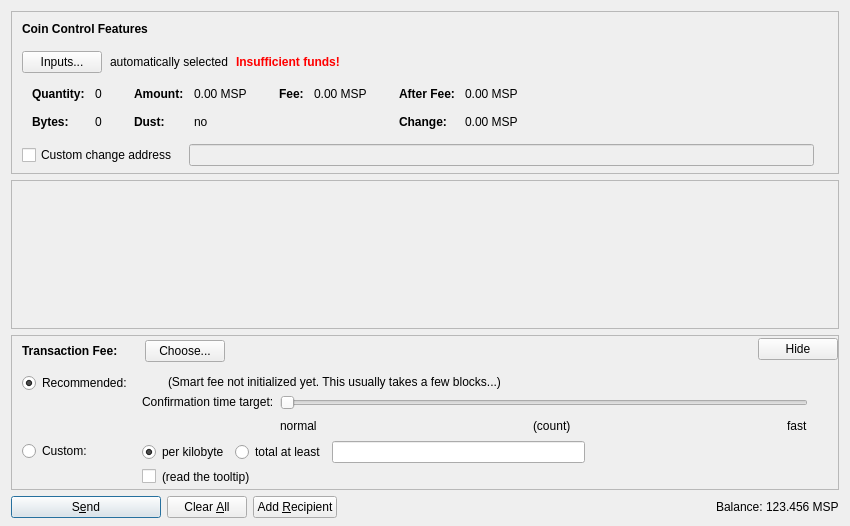
<?xml version="1.0" encoding="UTF-8"?>
<ui version="4.0">
 <class>SendCoinsDialog</class>
 <widget class="QDialog" name="SendCoinsDialog">
  <property name="geometry">
   <rect>
    <x>0</x>
    <y>0</y>
    <width>850</width>
    <height>526</height>
   </rect>
  </property>
  <property name="windowTitle">
   <string>Send Coins</string>
  </property>
  <layout class="QVBoxLayout" name="verticalLayout" stretch="0,1,0,0">
   <property name="bottomMargin">
    <number>8</number>
   </property>
   <item>
    <widget class="QFrame" name="frameCoinControl">
     <property name="sizePolicy">
      <sizepolicy hsizetype="Expanding" vsizetype="Expanding">
       <horstretch>0</horstretch>
       <verstretch>0</verstretch>
      </sizepolicy>
     </property>
     <property name="maximumSize">
      <size>
       <width>16777215</width>
       <height>16777215</height>
      </size>
     </property>
     <property name="frameShape">
      <enum>QFrame::StyledPanel</enum>
     </property>
     <property name="frameShadow">
      <enum>QFrame::Sunken</enum>
     </property>
     <layout class="QVBoxLayout" name="verticalLayoutCoinControl2">
      <property name="spacing">
       <number>0</number>
      </property>
      <property name="leftMargin">
       <number>0</number>
      </property>
      <property name="topMargin">
       <number>0</number>
      </property>
      <property name="rightMargin">
       <number>0</number>
      </property>
      <property name="bottomMargin">
       <number>6</number>
      </property>
      <item>
       <layout class="QVBoxLayout" name="verticalLayoutCoinControl" stretch="0,0,0,0,1">
        <property name="spacing">
         <number>0</number>
        </property>
        <property name="leftMargin">
         <number>10</number>
        </property>
        <property name="topMargin">
         <number>10</number>
        </property>
        <item>
         <layout class="QHBoxLayout" name="horizontalLayoutCoinControl1">
          <property name="bottomMargin">
           <number>15</number>
          </property>
          <item>
           <widget class="QLabel" name="labelCoinControlFeatures">
            <property name="sizePolicy">
             <sizepolicy hsizetype="Preferred" vsizetype="Maximum">
              <horstretch>0</horstretch>
              <verstretch>0</verstretch>
             </sizepolicy>
            </property>
            <property name="font">
             <font>
              <weight>75</weight>
              <bold>true</bold>
             </font>
            </property>
            <property name="styleSheet">
             <string notr="true">font-weight:bold;</string>
            </property>
            <property name="text">
             <string>Coin Control Features</string>
            </property>
           </widget>
          </item>
         </layout>
        </item>
        <item>
         <layout class="QHBoxLayout" name="horizontalLayoutCoinControl2" stretch="0,0,0,0">
          <property name="spacing">
           <number>8</number>
          </property>
          <property name="bottomMargin">
           <number>10</number>
          </property>
          <item>
           <widget class="QPushButton" name="pushButtonCoinControl">
            <property name="styleSheet">
             <string notr="true"/>
            </property>
            <property name="text">
             <string>Inputs...</string>
            </property>
            <property name="autoDefault">
             <bool>false</bool>
            </property>
           </widget>
          </item>
          <item>
           <widget class="QLabel" name="labelCoinControlAutomaticallySelected">
            <property name="text">
             <string>automatically selected</string>
            </property>
            <property name="margin">
             <number>5</number>
            </property>
           </widget>
          </item>
          <item>
           <widget class="QLabel" name="labelCoinControlInsuffFunds">
            <property name="font">
             <font>
              <weight>75</weight>
              <bold>true</bold>
             </font>
            </property>
            <property name="styleSheet">
             <string notr="true">color:red;font-weight:bold;</string>
            </property>
            <property name="text">
             <string>Insufficient funds!</string>
            </property>
            <property name="margin">
             <number>5</number>
            </property>
           </widget>
          </item>
          <item>
           <spacer name="horizontalSpacerCoinControl">
            <property name="orientation">
             <enum>Qt::Horizontal</enum>
            </property>
            <property name="sizeHint" stdset="0">
             <size>
              <width>40</width>
              <height>1</height>
             </size>
            </property>
           </spacer>
          </item>
         </layout>
        </item>
        <item>
         <widget class="QWidget" name="widgetCoinControl" native="true">
          <property name="sizePolicy">
           <sizepolicy hsizetype="Preferred" vsizetype="Preferred">
            <horstretch>0</horstretch>
            <verstretch>0</verstretch>
           </sizepolicy>
          </property>
          <property name="minimumSize">
           <size>
            <width>0</width>
            <height>0</height>
           </size>
          </property>
          <property name="styleSheet">
           <string notr="true"/>
          </property>
          <layout class="QHBoxLayout" name="horizontalLayoutCoinControl5">
           <property name="leftMargin">
            <number>0</number>
           </property>
           <property name="topMargin">
            <number>0</number>
           </property>
           <property name="rightMargin">
            <number>0</number>
           </property>
           <property name="bottomMargin">
            <number>0</number>
           </property>
           <item>
            <layout class="QHBoxLayout" name="horizontalLayoutCoinControl3" stretch="0,0,0,1">
             <property name="spacing">
              <number>20</number>
             </property>
             <property name="topMargin">
              <number>0</number>
             </property>
             <property name="bottomMargin">
              <number>10</number>
             </property>
             <item>
              <layout class="QFormLayout" name="formLayoutCoinControl1">
               <property name="horizontalSpacing">
                <number>10</number>
               </property>
               <property name="verticalSpacing">
                <number>14</number>
               </property>
               <property name="leftMargin">
                <number>10</number>
               </property>
               <property name="topMargin">
                <number>4</number>
               </property>
               <property name="rightMargin">
                <number>6</number>
               </property>
               <item row="0" column="0">
                <widget class="QLabel" name="labelCoinControlQuantityText">
                 <property name="font">
                  <font>
                   <weight>75</weight>
                   <bold>true</bold>
                  </font>
                 </property>
                 <property name="text">
                  <string>Quantity:</string>
                 </property>
                 <property name="margin">
                  <number>0</number>
                 </property>
                </widget>
               </item>
               <item row="0" column="1">
                <widget class="QLabel" name="labelCoinControlQuantity">
                 <property name="cursor">
                  <cursorShape>IBeamCursor</cursorShape>
                 </property>
                 <property name="contextMenuPolicy">
                  <enum>Qt::ActionsContextMenu</enum>
                 </property>
                 <property name="text">
                  <string notr="true">0</string>
                 </property>
                 <property name="margin">
                  <number>0</number>
                 </property>
                 <property name="textInteractionFlags">
                  <set>Qt::LinksAccessibleByMouse|Qt::TextSelectableByKeyboard|Qt::TextSelectableByMouse</set>
                 </property>
                </widget>
               </item>
               <item row="1" column="0">
                <widget class="QLabel" name="labelCoinControlBytesText">
                 <property name="font">
                  <font>
                   <weight>75</weight>
                   <bold>true</bold>
                  </font>
                 </property>
                 <property name="text">
                  <string>Bytes:</string>
                 </property>
                </widget>
               </item>
               <item row="1" column="1">
                <widget class="QLabel" name="labelCoinControlBytes">
                 <property name="cursor">
                  <cursorShape>IBeamCursor</cursorShape>
                 </property>
                 <property name="contextMenuPolicy">
                  <enum>Qt::ActionsContextMenu</enum>
                 </property>
                 <property name="text">
                  <string notr="true">0</string>
                 </property>
                 <property name="textInteractionFlags">
                  <set>Qt::LinksAccessibleByMouse|Qt::TextSelectableByKeyboard|Qt::TextSelectableByMouse</set>
                 </property>
                </widget>
               </item>
              </layout>
             </item>
             <item>
              <layout class="QFormLayout" name="formLayoutCoinControl2">
               <property name="horizontalSpacing">
                <number>10</number>
               </property>
               <property name="verticalSpacing">
                <number>14</number>
               </property>
               <property name="leftMargin">
                <number>6</number>
               </property>
               <property name="topMargin">
                <number>4</number>
               </property>
               <property name="rightMargin">
                <number>6</number>
               </property>
               <item row="0" column="0">
                <widget class="QLabel" name="labelCoinControlAmountText">
                 <property name="font">
                  <font>
                   <weight>75</weight>
                   <bold>true</bold>
                  </font>
                 </property>
                 <property name="text">
                  <string>Amount:</string>
                 </property>
                 <property name="margin">
                  <number>0</number>
                 </property>
                </widget>
               </item>
               <item row="0" column="1">
                <widget class="QLabel" name="labelCoinControlAmount">
                 <property name="cursor">
                  <cursorShape>IBeamCursor</cursorShape>
                 </property>
                 <property name="contextMenuPolicy">
                  <enum>Qt::ActionsContextMenu</enum>
                 </property>
                 <property name="text">
                  <string notr="true">0.00 MSP</string>
                 </property>
                 <property name="textInteractionFlags">
                  <set>Qt::LinksAccessibleByMouse|Qt::TextSelectableByKeyboard|Qt::TextSelectableByMouse</set>
                 </property>
                </widget>
               </item>
               <item row="1" column="0">
                <widget class="QLabel" name="labelCoinControlLowOutputText">
                 <property name="font">
                  <font>
                   <weight>75</weight>
                   <bold>true</bold>
                  </font>
                 </property>
                 <property name="text">
                  <string>Dust:</string>
                 </property>
                </widget>
               </item>
               <item row="1" column="1">
                <widget class="QLabel" name="labelCoinControlLowOutput">
                 <property name="cursor">
                  <cursorShape>IBeamCursor</cursorShape>
                 </property>
                 <property name="contextMenuPolicy">
                  <enum>Qt::ActionsContextMenu</enum>
                 </property>
                 <property name="text">
                  <string notr="true">no</string>
                 </property>
                 <property name="textInteractionFlags">
                  <set>Qt::LinksAccessibleByMouse|Qt::TextSelectableByKeyboard|Qt::TextSelectableByMouse</set>
                 </property>
                </widget>
               </item>
              </layout>
             </item>
             <item>
              <layout class="QFormLayout" name="formLayoutCoinControl3">
               <property name="horizontalSpacing">
                <number>10</number>
               </property>
               <property name="verticalSpacing">
                <number>14</number>
               </property>
               <property name="leftMargin">
                <number>6</number>
               </property>
               <property name="topMargin">
                <number>4</number>
               </property>
               <property name="rightMargin">
                <number>6</number>
               </property>
               <item row="0" column="0">
                <widget class="QLabel" name="labelCoinControlFeeText">
                 <property name="font">
                  <font>
                   <weight>75</weight>
                   <bold>true</bold>
                  </font>
                 </property>
                 <property name="text">
                  <string>Fee:</string>
                 </property>
                 <property name="margin">
                  <number>0</number>
                 </property>
                </widget>
               </item>
               <item row="0" column="1">
                <widget class="QLabel" name="labelCoinControlFee">
                 <property name="cursor">
                  <cursorShape>IBeamCursor</cursorShape>
                 </property>
                 <property name="contextMenuPolicy">
                  <enum>Qt::ActionsContextMenu</enum>
                 </property>
                 <property name="text">
                  <string notr="true">0.00 MSP</string>
                 </property>
                 <property name="textInteractionFlags">
                  <set>Qt::LinksAccessibleByMouse|Qt::TextSelectableByKeyboard|Qt::TextSelectableByMouse</set>
                 </property>
                </widget>
               </item>
              </layout>
             </item>
             <item>
              <layout class="QFormLayout" name="formLayoutCoinControl4">
               <property name="horizontalSpacing">
                <number>10</number>
               </property>
               <property name="verticalSpacing">
                <number>14</number>
               </property>
               <property name="leftMargin">
                <number>6</number>
               </property>
               <property name="topMargin">
                <number>4</number>
               </property>
               <property name="rightMargin">
                <number>6</number>
               </property>
               <item row="0" column="0">
                <widget class="QLabel" name="labelCoinControlAfterFeeText">
                 <property name="font">
                  <font>
                   <weight>75</weight>
                   <bold>true</bold>
                  </font>
                 </property>
                 <property name="text">
                  <string>After Fee:</string>
                 </property>
                 <property name="margin">
                  <number>0</number>
                 </property>
                </widget>
               </item>
               <item row="0" column="1">
                <widget class="QLabel" name="labelCoinControlAfterFee">
                 <property name="cursor">
                  <cursorShape>IBeamCursor</cursorShape>
                 </property>
                 <property name="contextMenuPolicy">
                  <enum>Qt::ActionsContextMenu</enum>
                 </property>
                 <property name="text">
                  <string notr="true">0.00 MSP</string>
                 </property>
                 <property name="textInteractionFlags">
                  <set>Qt::LinksAccessibleByMouse|Qt::TextSelectableByKeyboard|Qt::TextSelectableByMouse</set>
                 </property>
                </widget>
               </item>
               <item row="1" column="0">
                <widget class="QLabel" name="labelCoinControlChangeText">
                 <property name="font">
                  <font>
                   <weight>75</weight>
                   <bold>true</bold>
                  </font>
                 </property>
                 <property name="text">
                  <string>Change:</string>
                 </property>
                </widget>
               </item>
               <item row="1" column="1">
                <widget class="QLabel" name="labelCoinControlChange">
                 <property name="cursor">
                  <cursorShape>IBeamCursor</cursorShape>
                 </property>
                 <property name="contextMenuPolicy">
                  <enum>Qt::ActionsContextMenu</enum>
                 </property>
                 <property name="text">
                  <string notr="true">0.00 MSP</string>
                 </property>
                 <property name="textInteractionFlags">
                  <set>Qt::LinksAccessibleByMouse|Qt::TextSelectableByKeyboard|Qt::TextSelectableByMouse</set>
                 </property>
                </widget>
               </item>
              </layout>
             </item>
            </layout>
           </item>
          </layout>
         </widget>
        </item>
        <item>
         <layout class="QHBoxLayout" name="horizontalLayoutCoinControl4" stretch="0,0,0">
          <property name="spacing">
           <number>12</number>
          </property>
          <property name="sizeConstraint">
           <enum>QLayout::SetDefaultConstraint</enum>
          </property>
          <property name="topMargin">
           <number>5</number>
          </property>
          <property name="rightMargin">
           <number>5</number>
          </property>
          <item>
           <widget class="QCheckBox" name="checkBoxCoinControlChange">
            <property name="toolTip">
             <string>If this is activated, but the change address is empty or invalid, change will be sent to a newly generated address.</string>
            </property>
            <property name="text">
             <string>Custom change address</string>
            </property>
           </widget>
          </item>
          <item>
           <widget class="QValidatedLineEdit" name="lineEditCoinControlChange">
            <property name="enabled">
             <bool>false</bool>
            </property>
            <property name="sizePolicy">
             <sizepolicy hsizetype="Expanding" vsizetype="Fixed">
              <horstretch>0</horstretch>
              <verstretch>0</verstretch>
             </sizepolicy>
            </property>
           </widget>
          </item>
          <item>
           <widget class="QLabel" name="labelCoinControlChangeLabel">
            <property name="sizePolicy">
             <sizepolicy hsizetype="Preferred" vsizetype="Expanding">
              <horstretch>0</horstretch>
              <verstretch>0</verstretch>
             </sizepolicy>
            </property>
            <property name="minimumSize">
             <size>
              <width>0</width>
              <height>0</height>
             </size>
            </property>
            <property name="text">
             <string/>
            </property>
            <property name="margin">
             <number>3</number>
            </property>
           </widget>
          </item>
         </layout>
        </item>
        <item>
         <spacer name="verticalSpacerCoinControl">
          <property name="orientation">
           <enum>Qt::Vertical</enum>
          </property>
          <property name="sizeHint" stdset="0">
           <size>
            <width>800</width>
            <height>1</height>
           </size>
          </property>
         </spacer>
        </item>
       </layout>
      </item>
     </layout>
    </widget>
   </item>
   <item>
    <widget class="QScrollArea" name="scrollArea">
     <property name="widgetResizable">
      <bool>true</bool>
     </property>
     <widget class="QWidget" name="scrollAreaWidgetContents">
      <property name="geometry">
       <rect>
        <x>0</x>
        <y>0</y>
        <width>830</width>
        <height>104</height>
       </rect>
      </property>
      <layout class="QVBoxLayout" name="verticalLayout_2" stretch="0,1">
       <property name="leftMargin">
        <number>0</number>
       </property>
       <property name="topMargin">
        <number>0</number>
       </property>
       <property name="rightMargin">
        <number>0</number>
       </property>
       <property name="bottomMargin">
        <number>0</number>
       </property>
       <item>
        <layout class="QVBoxLayout" name="entries">
         <property name="spacing">
          <number>6</number>
         </property>
        </layout>
       </item>
       <item>
        <spacer name="verticalSpacer">
         <property name="orientation">
          <enum>Qt::Vertical</enum>
         </property>
         <property name="sizeHint" stdset="0">
          <size>
           <width>20</width>
           <height>40</height>
          </size>
         </property>
        </spacer>
       </item>
      </layout>
     </widget>
    </widget>
   </item>
   <item>
    <widget class="QFrame" name="frameFee">
     <property name="sizePolicy">
      <sizepolicy hsizetype="Expanding" vsizetype="Expanding">
       <horstretch>0</horstretch>
       <verstretch>0</verstretch>
      </sizepolicy>
     </property>
     <property name="maximumSize">
      <size>
       <width>16777215</width>
       <height>16777215</height>
      </size>
     </property>
     <property name="frameShape">
      <enum>QFrame::StyledPanel</enum>
     </property>
     <property name="frameShadow">
      <enum>QFrame::Sunken</enum>
     </property>
     <layout class="QVBoxLayout" name="verticalLayoutFee1">
      <property name="spacing">
       <number>0</number>
      </property>
      <property name="leftMargin">
       <number>0</number>
      </property>
      <property name="topMargin">
       <number>0</number>
      </property>
      <property name="rightMargin">
       <number>0</number>
      </property>
      <property name="bottomMargin">
       <number>0</number>
      </property>
      <item>
       <layout class="QVBoxLayout" name="verticalLayoutFee2" stretch="0,0,0">
        <property name="spacing">
         <number>0</number>
        </property>
        <property name="leftMargin">
         <number>10</number>
        </property>
        <property name="topMargin">
         <number>0</number>
        </property>
        <item>
         <layout class="QHBoxLayout" name="horizontalLayoutFee1">
          <property name="bottomMargin">
           <number>0</number>
          </property>
          <item>
           <layout class="QVBoxLayout" name="verticalLayoutFee7">
            <property name="spacing">
             <number>0</number>
            </property>
            <item>
             <spacer name="verticalSpacerSmartFee">
              <property name="orientation">
               <enum>Qt::Vertical</enum>
              </property>
              <property name="sizeType">
               <enum>QSizePolicy::Fixed</enum>
              </property>
              <property name="sizeHint" stdset="0">
               <size>
                <width>1</width>
                <height>4</height>
               </size>
              </property>
             </spacer>
            </item>
            <item>
             <layout class="QHBoxLayout" name="horizontalLayoutSmartFee">
              <property name="spacing">
               <number>10</number>
              </property>
              <item>
               <widget class="QLabel" name="labelFeeHeadline">
                <property name="sizePolicy">
                 <sizepolicy hsizetype="Preferred" vsizetype="Maximum">
                  <horstretch>0</horstretch>
                  <verstretch>0</verstretch>
                 </sizepolicy>
                </property>
                <property name="font">
                 <font>
                  <weight>75</weight>
                  <bold>true</bold>
                 </font>
                </property>
                <property name="styleSheet">
                 <string notr="true">font-weight:bold;</string>
                </property>
                <property name="text">
                 <string>Transaction Fee:</string>
                </property>
               </widget>
              </item>
              <item>
               <widget class="QLabel" name="labelFeeMinimized">
                <property name="text">
                 <string/>
                </property>
               </widget>
              </item>
              <item>
               <widget class="QPushButton" name="buttonChooseFee">
                <property name="text">
                 <string>Choose...</string>
                </property>
               </widget>
              </item>
             </layout>
            </item>
            <item>
             <spacer name="verticalSpacer_5">
              <property name="orientation">
               <enum>Qt::Vertical</enum>
              </property>
              <property name="sizeHint" stdset="0">
               <size>
                <width>1</width>
                <height>1</height>
               </size>
              </property>
             </spacer>
            </item>
           </layout>
          </item>
          <item>
           <spacer name="horizontalSpacer_4">
            <property name="orientation">
             <enum>Qt::Horizontal</enum>
            </property>
            <property name="sizeHint" stdset="0">
             <size>
              <width>40</width>
              <height>20</height>
             </size>
            </property>
           </spacer>
          </item>
          <item>
           <widget class="QPushButton" name="buttonMinimizeFee">
            <property name="toolTip">
             <string>collapse fee-settings</string>
            </property>
            <property name="text">
             <string>Hide</string>
            </property>
           </widget>
          </item>
         </layout>
        </item>
        <item>
         <widget class="QFrame" name="frameFeeSelection">
          <layout class="QVBoxLayout" name="verticalLayoutFee12">
           <property name="spacing">
            <number>0</number>
           </property>
           <property name="leftMargin">
            <number>0</number>
           </property>
           <property name="topMargin">
            <number>0</number>
           </property>
           <property name="rightMargin">
            <number>0</number>
           </property>
           <property name="bottomMargin">
            <number>0</number>
           </property>
           <item>
            <layout class="QGridLayout" name="gridLayoutFee">
             <property name="topMargin">
              <number>10</number>
             </property>
             <property name="bottomMargin">
              <number>4</number>
             </property>
             <property name="horizontalSpacing">
              <number>10</number>
             </property>
             <property name="verticalSpacing">
              <number>4</number>
             </property>
             <item row="1" column="1">
              <layout class="QVBoxLayout" name="verticalLayoutFee8">
               <property name="spacing">
                <number>6</number>
               </property>
               <item>
                <layout class="QHBoxLayout" name="horizontalLayoutFee13">
                 <item>
                  <widget class="QRadioButton" name="radioCustomPerKilobyte">
                   <property name="toolTip">
                    <string>If the custom fee is set to 1000 satoshis and the transaction is only 250 bytes, then &quot;per kilobyte&quot; only pays 250 satoshis in fee, while &quot;total at least&quot; pays 1000 satoshis. For transactions bigger than a kilobyte both pay by kilobyte.</string>
                   </property>
                   <property name="text">
                    <string>per kilobyte</string>
                   </property>
                   <property name="checked">
                    <bool>true</bool>
                   </property>
                   <attribute name="buttonGroup">
                    <string notr="true">groupCustomFee</string>
                   </attribute>
                  </widget>
                 </item>
                 <item>
                  <widget class="QRadioButton" name="radioCustomAtLeast">
                   <property name="toolTip">
                    <string>If the custom fee is set to 1000 satoshis and the transaction is only 250 bytes, then &quot;per kilobyte&quot; only pays 250 satoshis in fee, while &quot;total at least&quot; pays 1000 satoshis. For transactions bigger than a kilobyte both pay by kilobyte.</string>
                   </property>
                   <property name="text">
                    <string>total at least</string>
                   </property>
                   <attribute name="buttonGroup">
                    <string notr="true">groupCustomFee</string>
                   </attribute>
                  </widget>
                 </item>
                 <item>
                  <widget class="BitcoinAmountField" name="customFee"/>
                 </item>
                 <item>
                  <spacer name="horizontalSpacer_6">
                   <property name="orientation">
                    <enum>Qt::Horizontal</enum>
                   </property>
                   <property name="sizeHint" stdset="0">
                    <size>
                     <width>1</width>
                     <height>1</height>
                    </size>
                   </property>
                  </spacer>
                 </item>
                </layout>
               </item>
               <item>
                <layout class="QHBoxLayout" name="horizontalLayoutFee8">
                 <item>
                  <widget class="QCheckBox" name="checkBoxMinimumFee">
                   <property name="toolTip">
                    <string>Paying only the minimum fee is just fine as long as there is less transaction volume than space in the blocks. But be aware that this can end up in a never confirming transaction once there is more demand for matrixcoin transactions than the network can process.</string>
                   </property>
                   <property name="text">
                    <string/>
                   </property>
                  </widget>
                 </item>
                 <item>
                  <widget class="QLabel" name="labelMinFeeWarning">
                   <property name="enabled">
                    <bool>true</bool>
                   </property>
                   <property name="toolTip">
                    <string>Paying only the minimum fee is just fine as long as there is less transaction volume than space in the blocks. But be aware that this can end up in a never confirming transaction once there is more demand for matrixcoin transactions than the network can process.</string>
                   </property>
                   <property name="text">
                    <string>(read the tooltip)</string>
                   </property>
                   <property name="margin">
                    <number>5</number>
                   </property>
                  </widget>
                 </item>
                 <item>
                  <spacer name="horizontalSpacer_2">
                   <property name="orientation">
                    <enum>Qt::Horizontal</enum>
                   </property>
                   <property name="sizeHint" stdset="0">
                    <size>
                     <width>1</width>
                     <height>1</height>
                    </size>
                   </property>
                  </spacer>
                 </item>
                </layout>
               </item>
              </layout>
             </item>
             <item row="0" column="0">
              <layout class="QVBoxLayout" name="verticalLayoutFee4" stretch="0,1">
               <item>
                <widget class="QRadioButton" name="radioSmartFee">
                 <property name="text">
                  <string>Recommended:</string>
                 </property>
                 <property name="checked">
                  <bool>true</bool>
                 </property>
                 <attribute name="buttonGroup">
                  <string notr="true">groupFee</string>
                 </attribute>
                </widget>
               </item>
               <item>
                <spacer name="verticalSpacer_2">
                 <property name="orientation">
                  <enum>Qt::Vertical</enum>
                 </property>
                 <property name="sizeHint" stdset="0">
                  <size>
                   <width>1</width>
                   <height>1</height>
                  </size>
                 </property>
                </spacer>
               </item>
              </layout>
             </item>
             <item row="1" column="0">
              <layout class="QVBoxLayout" name="verticalLayoutFee9" stretch="0,1">
               <item>
                <widget class="QRadioButton" name="radioCustomFee">
                 <property name="text">
                  <string>Custom:</string>
                 </property>
                 <attribute name="buttonGroup">
                  <string notr="true">groupFee</string>
                 </attribute>
                </widget>
               </item>
               <item>
                <spacer name="verticalSpacer_6">
                 <property name="orientation">
                  <enum>Qt::Vertical</enum>
                 </property>
                 <property name="sizeHint" stdset="0">
                  <size>
                   <width>1</width>
                   <height>1</height>
                  </size>
                 </property>
                </spacer>
               </item>
              </layout>
             </item>
             <item row="0" column="1">
              <layout class="QVBoxLayout" name="verticalLayoutFee3" stretch="0,0,1">
               <property name="spacing">
                <number>6</number>
               </property>
               <property name="topMargin">
                <number>2</number>
               </property>
               <item>
                <layout class="QHBoxLayout" name="horizontalLayoutFee12">
                 <item>
                  <widget class="QLabel" name="labelSmartFee">
                   <property name="text">
                    <string/>
                   </property>
                   <property name="margin">
                    <number>2</number>
                   </property>
                  </widget>
                 </item>
                 <item>
                  <widget class="QLabel" name="labelFeeEstimation">
                   <property name="text">
                    <string/>
                   </property>
                  </widget>
                 </item>
                 <item>
                  <widget class="QLabel" name="labelSmartFee2">
                   <property name="text">
                    <string>(Smart fee not initialized yet. This usually takes a few blocks...)</string>
                   </property>
                   <property name="margin">
                    <number>2</number>
                   </property>
                  </widget>
                 </item>
                 <item>
                  <spacer name="horizontalSpacer_5">
                   <property name="orientation">
                    <enum>Qt::Horizontal</enum>
                   </property>
                   <property name="sizeHint" stdset="0">
                    <size>
                     <width>1</width>
                     <height>1</height>
                    </size>
                   </property>
                  </spacer>
                 </item>
                </layout>
               </item>
               <item>
                <layout class="QHBoxLayout" name="horizontalLayoutFee9">
                 <item>
                  <layout class="QVBoxLayout" name="verticalLayoutFee6">
                   <item>
                    <widget class="QLabel" name="labelSmartFee3">
                     <property name="text">
                      <string>Confirmation time target:</string>
                     </property>
                     <property name="margin">
                      <number>2</number>
                     </property>
                    </widget>
                   </item>
                   <item>
                    <spacer name="verticalSpacer_3">
                     <property name="orientation">
                      <enum>Qt::Vertical</enum>
                     </property>
                     <property name="sizeHint" stdset="0">
                      <size>
                       <width>1</width>
                       <height>1</height>
                      </size>
                     </property>
                    </spacer>
                   </item>
                  </layout>
                 </item>
                 <item>
                  <layout class="QVBoxLayout" name="verticalLayoutFee5">
                   <property name="rightMargin">
                    <number>30</number>
                   </property>
                   <item>
                    <widget class="QSlider" name="sliderSmartFee">
                     <property name="minimum">
                      <number>0</number>
                     </property>
                     <property name="maximum">
                      <number>23</number>
                     </property>
                     <property name="pageStep">
                      <number>1</number>
                     </property>
                     <property name="value">
                      <number>0</number>
                     </property>
                     <property name="orientation">
                      <enum>Qt::Horizontal</enum>
                     </property>
                     <property name="invertedAppearance">
                      <bool>false</bool>
                     </property>
                     <property name="invertedControls">
                      <bool>false</bool>
                     </property>
                     <property name="tickPosition">
                      <enum>QSlider::NoTicks</enum>
                     </property>
                    </widget>
                   </item>
                   <item>
                    <layout class="QHBoxLayout" name="horizontalLayoutFee10">
                     <item>
                      <widget class="QLabel" name="labelSmartFeeNormal">
                       <property name="text">
                        <string>normal</string>
                       </property>
                      </widget>
                     </item>
                     <item>
                      <spacer name="horizontalSpacer_7">
                       <property name="orientation">
                        <enum>Qt::Horizontal</enum>
                       </property>
                       <property name="sizeHint" stdset="0">
                        <size>
                         <width>40</width>
                         <height>20</height>
                        </size>
                       </property>
                      </spacer>
                     </item>
                     <item>
                      <widget class="QLabel" name="confirmationTargetLabel">
                       <property name="text">
                        <string notr="true">(count)</string>
                       </property>
                      </widget>
                     </item>
                     <item>
                      <spacer name="horizontalSpacer_3">
                       <property name="orientation">
                        <enum>Qt::Horizontal</enum>
                       </property>
                       <property name="sizeHint" stdset="0">
                        <size>
                         <width>40</width>
                         <height>20</height>
                        </size>
                       </property>
                      </spacer>
                     </item>
                     <item>
                      <widget class="QLabel" name="labelSmartFeeFast">
                       <property name="text">
                        <string>fast</string>
                       </property>
                      </widget>
                     </item>
                    </layout>
                   </item>
                  </layout>
                 </item>
                </layout>
               </item>
               <item>
                <spacer name="verticalSpacer_4">
                 <property name="orientation">
                  <enum>Qt::Vertical</enum>
                 </property>
                 <property name="sizeHint" stdset="0">
                  <size>
                   <width>1</width>
                   <height>1</height>
                  </size>
                 </property>
                </spacer>
               </item>
              </layout>
             </item>
            </layout>
           </item>
          </layout>
         </widget>
        </item>
        <item>
         <spacer name="verticalSpacerFee">
          <property name="orientation">
           <enum>Qt::Vertical</enum>
          </property>
          <property name="sizeHint" stdset="0">
           <size>
            <width>800</width>
            <height>1</height>
           </size>
          </property>
         </spacer>
        </item>
       </layout>
      </item>
     </layout>
    </widget>
   </item>
   <item>
    <layout class="QHBoxLayout" name="horizontalLayout">
     <item>
      <widget class="QPushButton" name="sendButton">
       <property name="minimumSize">
        <size>
         <width>150</width>
         <height>0</height>
        </size>
       </property>
       <property name="toolTip">
        <string>Confirm the send action</string>
       </property>
       <property name="text">
        <string>S&amp;end</string>
       </property>
       <property name="icon">
        <iconset resource="../bitcoin.qrc">
         <normaloff>:/icons/send</normaloff>:/icons/send</iconset>
       </property>
       <property name="autoDefault">
        <bool>false</bool>
       </property>
       <property name="default">
        <bool>true</bool>
       </property>
      </widget>
     </item>
     <item>
      <widget class="QPushButton" name="clearButton">
       <property name="sizePolicy">
        <sizepolicy hsizetype="Minimum" vsizetype="Fixed">
         <horstretch>0</horstretch>
         <verstretch>0</verstretch>
        </sizepolicy>
       </property>
       <property name="toolTip">
        <string>Clear all fields of the form.</string>
       </property>
       <property name="text">
        <string>Clear &amp;All</string>
       </property>
       <property name="icon">
        <iconset resource="../bitcoin.qrc">
         <normaloff>:/icons/remove</normaloff>:/icons/remove</iconset>
       </property>
       <property name="autoDefault">
        <bool>false</bool>
       </property>
      </widget>
     </item>
     <item>
      <widget class="QPushButton" name="addButton">
       <property name="toolTip">
        <string>Send to multiple recipients at once</string>
       </property>
       <property name="text">
        <string>Add &amp;Recipient</string>
       </property>
       <property name="icon">
        <iconset resource="../bitcoin.qrc">
         <normaloff>:/icons/add</normaloff>:/icons/add</iconset>
       </property>
       <property name="autoDefault">
        <bool>false</bool>
       </property>
      </widget>
     </item>
     <item>
      <spacer name="horizontalSpacer">
       <property name="orientation">
        <enum>Qt::Horizontal</enum>
       </property>
       <property name="sizeHint" stdset="0">
        <size>
         <width>40</width>
         <height>20</height>
        </size>
       </property>
      </spacer>
     </item>
     <item>
      <layout class="QHBoxLayout" name="horizontalLayout_2">
       <property name="spacing">
        <number>3</number>
       </property>
       <item>
        <widget class="QLabel" name="label">
         <property name="sizePolicy">
          <sizepolicy hsizetype="Preferred" vsizetype="Fixed">
           <horstretch>0</horstretch>
           <verstretch>0</verstretch>
          </sizepolicy>
         </property>
         <property name="text">
          <string>Balance:</string>
         </property>
        </widget>
       </item>
       <item>
        <widget class="QLabel" name="labelBalance">
         <property name="sizePolicy">
          <sizepolicy hsizetype="Preferred" vsizetype="Fixed">
           <horstretch>0</horstretch>
           <verstretch>0</verstretch>
          </sizepolicy>
         </property>
         <property name="cursor">
          <cursorShape>IBeamCursor</cursorShape>
         </property>
         <property name="text">
          <string notr="true">123.456 MSP</string>
         </property>
         <property name="textInteractionFlags">
          <set>Qt::LinksAccessibleByMouse|Qt::TextSelectableByKeyboard|Qt::TextSelectableByMouse</set>
         </property>
        </widget>
       </item>
      </layout>
     </item>
    </layout>
   </item>
  </layout>
 </widget>
 <customwidgets>
  <customwidget>
   <class>QValidatedLineEdit</class>
   <extends>QLineEdit</extends>
   <header>qvalidatedlineedit.h</header>
  </customwidget>
  <customwidget>
   <class>BitcoinAmountField</class>
   <extends>QLineEdit</extends>
   <header>bitcoinamountfield.h</header>
   <container>1</container>
  </customwidget>
 </customwidgets>
 <resources>
  <include location="../bitcoin.qrc"/>
 </resources>
 <connections/>
 <buttongroups>
  <buttongroup name="groupFee"/>
  <buttongroup name="groupCustomFee"/>
 </buttongroups>
</ui>
